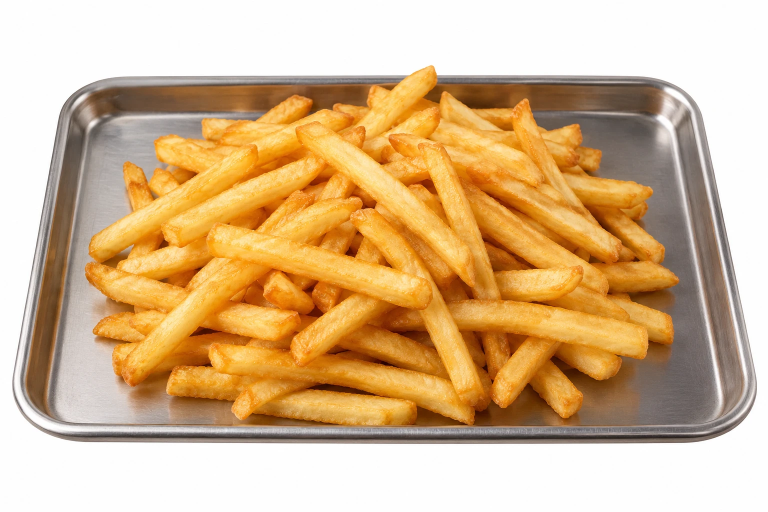
#> input picture tools/photos/demo/sources/frites-plateau.webp, 1536 x 1024 px (shown at 1/2 size); its folder holds 3 pictures in this run
$ python frites.py
#> lines starting #> are read from the running program, lines starting #| are printed output that depends on the picture; after the words box and inside, x2 and y2 are one past the last pixel; in counts of white or black regions, pixels touching at a corner belong together
### tools/photos/demo/plateaux.py
"""Détoure les aliments posés sur un plateau inox (photos de démo : frites, paysannes, viandes).

Le plateau est gris et lisse, les aliments sont colorés et texturés : couleur + texture suffisent.
"""
import cv2
import numpy as np

from commun import BRUTES


# Fond du plateau (même plateau, même cadrage sur les quatre photos) : ses parois reflètent
# les aliments, la couleur ne suffit pas à les écarter.
FLOOR = np.array([(178, 232), (1358, 232), (1452, 828), (84, 828)], np.int32)
RIM_TOP = 150  # au-dessus du rebord arrière : fond blanc, ou aliments qui dépassent


def cutout(name, sat=0.42, sat_tex=0.28, tex_min=7.0, holes=3000):
#> called with name = 'frites', sat = 0.42, sat_tex = 0.28, tex_min = 7, holes = 8000
    img = cv2.imread(str(BRUTES / f"{name}-plateau.webp"))
#> img is the input picture: shape (1024, 1536, 3); mean B, G, R 139.6, 181.8, 214.6
    hsv = cv2.cvtColor(img, cv2.COLOR_BGR2HSV).astype(np.float32)
    s, v = hsv[..., 1] / 255, hsv[..., 2] / 255
    gray = cv2.cvtColor(img, cv2.COLOR_BGR2GRAY).astype(np.float32)
    mu = cv2.blur(gray, (7, 7))
    tex = np.sqrt(np.maximum(cv2.blur(gray * gray, (7, 7)) - mu * mu, 0))
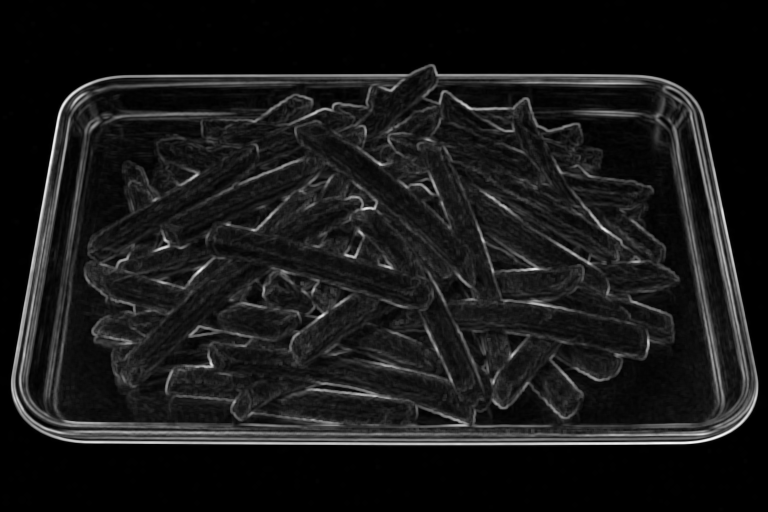
#> tex: shape (1024, 1536) float32 (shown at 1/2 size); min 0, max 70.95, mean 6.8; drawn with min black and max white
    m = (((s > sat) | ((s > sat_tex) & (tex > tex_min))) & (v > 0.18)).astype(np.uint8)
#> m: shape (1024, 1536); values 0 (black) and 1 (white), 45.6% white; 105 white regions (82 under 20 px), largest, box (x1, y1, x2, y2) and area: (169, 130, 1360, 856) 692634, (50, 327, 153, 836) 19041, (1410, 380, 1481, 736) 1403
    inside = np.zeros_like(m)
    cv2.fillPoly(inside, [FLOOR], 1)
#> inside: shape (1024, 1536); values 0 (black) and 1 (white), 48.4% white; 1 white region, box (x1, y1, x2, y2) and area: (84, 232, 1453, 829) 761175
    inside[:RIM_TOP] = 1
    # Devant la paroi arrière, seuls les aliments bien éclairés (la paroi est dans l'ombre).
    band = np.zeros_like(m)
    band[RIM_TOP:FLOOR[0][1]] = 1
    inside |= band & (v > 0.62) & (s > 0.35)
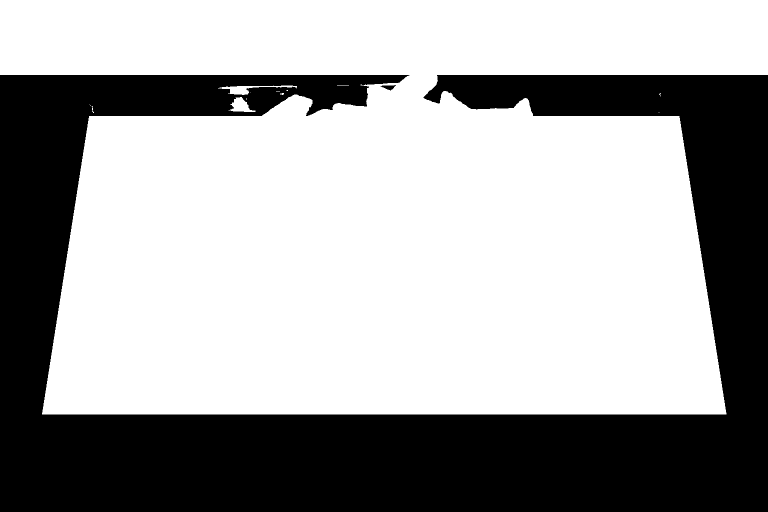
#> inside: shape (1024, 1536) (shown at 1/2 size); values 0 (black) and 1 (white), 64.4% white; 2 black regions, box (x1, y1, x2, y2) and area: (0, 150, 1536, 1024) 560442, (761, 170, 792, 181) 178
    m &= inside
#> m: shape (1024, 1536); values 0 (black) and 1 (white), 40.3% white; 47 white regions (35 under 20 px), largest, box (x1, y1, x2, y2) and area: (169, 130, 1360, 829) 629129, (85, 439, 146, 829) 1695, (436, 171, 594, 190) 954
    m = cv2.morphologyEx(m, cv2.MORPH_OPEN, np.ones((5, 5), np.uint8))
#> m: shape (1024, 1536); values 0 (black) and 1 (white), 40% white; 15 white regions, largest, box (x1, y1, x2, y2) and area: (169, 131, 1359, 829) 626743, (464, 195, 499, 224) 756, (460, 172, 497, 190) 586
    m = cv2.morphologyEx(m, cv2.MORPH_CLOSE, np.ones((5, 5), np.uint8))
#> m: shape (1024, 1536); values 0 (black) and 1 (white), 40.2% white; 11 white regions, largest, box (x1, y1, x2, y2) and area: (169, 131, 1359, 829) 629985, (464, 195, 499, 224) 765, (460, 172, 497, 190) 592
    # Les parois du plateau sont des bandes fines : une ouverture large les efface, puis on ne
    # garde que ce qui touche le cœur du tas (les bords des aliments restent nets).
    k = cv2.getStructuringElement(cv2.MORPH_ELLIPSE, (45, 45))
    core = cv2.morphologyEx(m, cv2.MORPH_OPEN, k)
#> core: shape (1024, 1536); values 0 (black) and 1 (white), 39.5% white; 1 white region, box (x1, y1, x2, y2) and area: (170, 136, 1350, 829) 622000
    n, lab, st, _ = cv2.connectedComponentsWithStats(core)
#> n = 2; st = [[0, 0, 1536, 1024, 950864], [170, 136, 1180, 693, 622000]]
    core = (lab == 1 + np.argmax(st[1:, cv2.CC_STAT_AREA])).astype(np.uint8)
    m = m & cv2.dilate(core, cv2.getStructuringElement(cv2.MORPH_ELLIPSE, (13, 13)))
#> m: shape (1024, 1536); values 0 (black) and 1 (white), 39.9% white; 2 white regions (1 under 20 px), largest, box (x1, y1, x2, y2) and area: (169, 131, 1356, 829) 627426
    # Petits trous seulement (les grands laissent voir le plateau : on les garde transparents).
    inv = 1 - m
    n, lab, st, _ = cv2.connectedComponentsWithStats(inv)
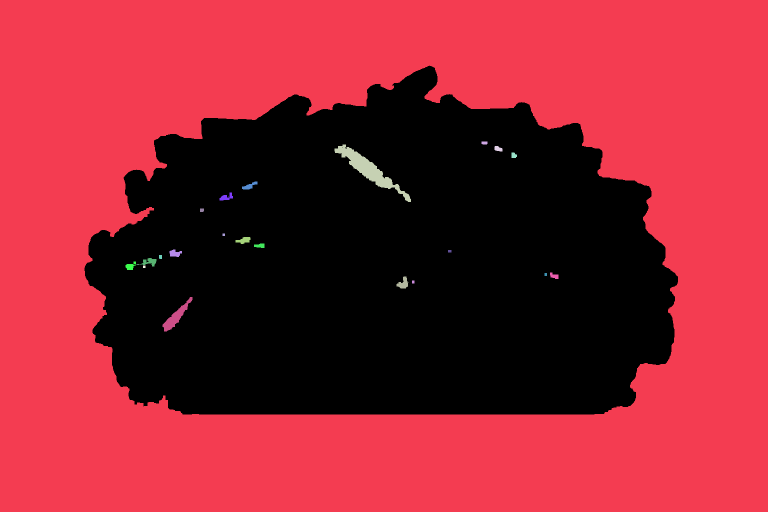
#> lab: shape (1024, 1536) int32 (shown at 1/2 size); 25 distinct labels, from 0 to 24; one colour per label, 0 black
#> n = 25; st = 25 rows, first 6: [169, 131, 1187, 698, 627427], [0, 0, 1536, 1024, 937939], [963, 283, 12, 6, 69], [669, 289, 153, 115, 3698], [989, 292, 16, 11, 132], [1023, 305, 11, 11, 101]
    for k in range(1, n):
        if st[k, cv2.CC_STAT_AREA] < holes:
            m[lab == k] = 1
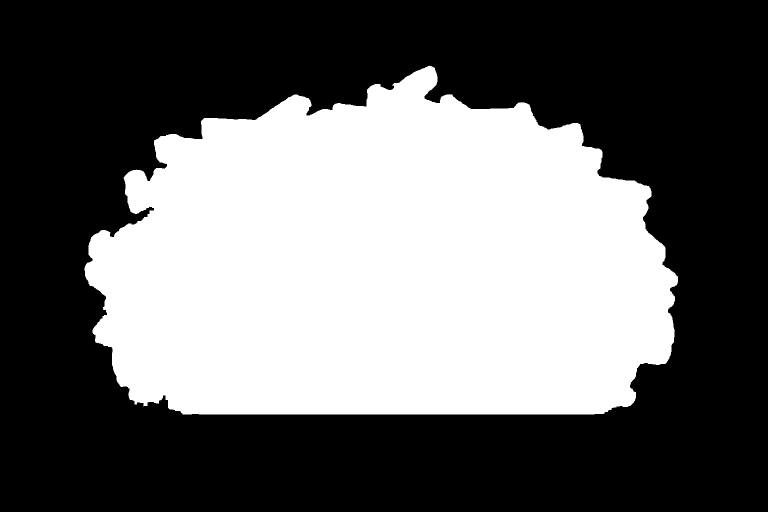
#> m: shape (1024, 1536) (shown at 1/2 size); values 0 (black) and 1 (white), 40.4% white; 1 white region, box (x1, y1, x2, y2) and area: (169, 131, 1356, 829) 634925
    a = cv2.GaussianBlur(m.astype(np.float32), (0, 0), 1.2)
    a = np.clip((a - 0.2) / 0.6, 0, 1)
    rgb = img[..., ::-1].astype(np.float32) / 255
    return np.dstack([rgb, a])
#> in crop_alpha, `return img[ys.min() : ys.max() + 1, xs.min() : xs.max() + 1]`:
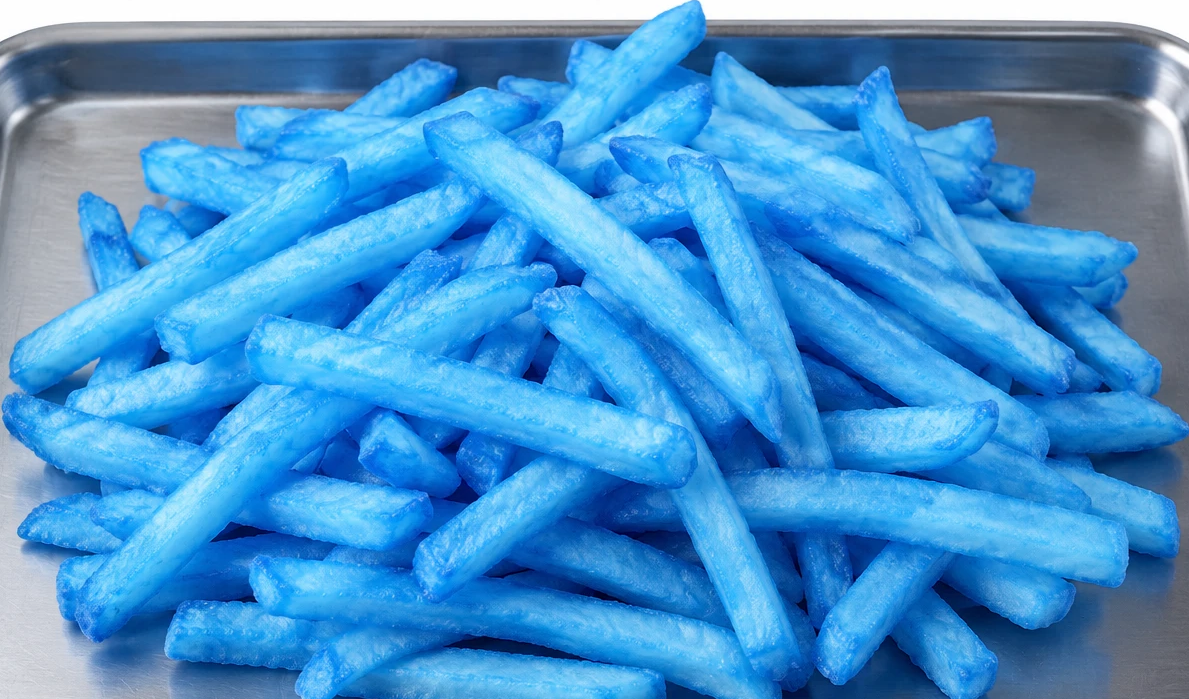
#> returned value: shape (699, 1189, 4) float32; mean of channels 0, 1, 2, 3 0.806, 0.58, 0.282, 0.764; drawn as B, G, R


# [9 lines that do not run on import are left out]

### tools/photos/demo/commun.py
"""Outils communs aux images de démonstration (en attendant la séance photo)."""
import json
from pathlib import Path

import numpy as np
from PIL import Image
from scipy import ndimage as ndi

ROOT = Path(__file__).resolve().parents[3]
OUT = ROOT / "public/photos"
MANIFEST = ROOT / "src/data/photos.json"
BRUTES = Path(__file__).resolve().parent / "sources"
PX = 30  # px par cm, comme la chaîne de traitement
rng = np.random.default_rng(1994)


def load(name):
    return np.asarray(Image.open(OUT / f"{name}.webp").convert("RGBA")).astype(np.float32) / 255


def hexrgb(h):
    h = h.lstrip("#")
    return np.array([int(h[i : i + 2], 16) / 255 for i in (0, 2, 4)], np.float32)


# [14 lines left out: function noise, not called in this run]


def blur(a, s):
    return ndi.gaussian_filter(a, s)


# [6 lines left out: function shade, not called in this run]


def save(name, rgba, supersample=1, synthese=True, crop=True):
#> called with name = 'frites', supersample = 1, synthese = False, crop = True
    rgba = np.clip(rgba, 0, 1)
    img = Image.fromarray((rgba * 255).round().astype(np.uint8), "RGBA")
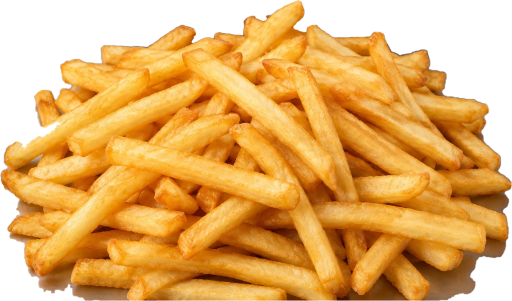
#> img: PIL image 512x301 RGBA; mean R, G, B, A 205.8, 148.1, 71.6, 194.8; transparent parts drawn white
    if supersample > 1:
        img = img.resize((img.width // supersample, img.height // supersample), Image.LANCZOS)
    # Recadrage sur les pixels visibles (marge 3 %)
    a = np.asarray(img)[:, :, 3]
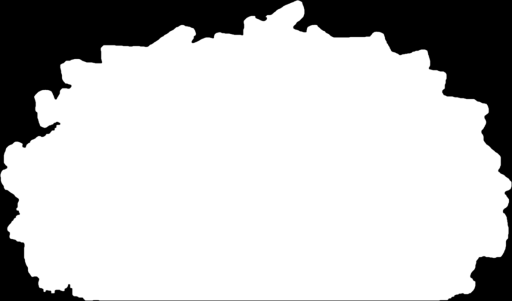
#> a: shape (301, 512); min 0, max 255, mean 194.8
    ys, xs = np.nonzero(a > 8)
    if crop and len(xs):
        m = int(max(img.width, img.height) * 0.02)
#> m = 10
        img = img.crop((max(0, xs.min() - m), max(0, ys.min() - m), min(img.width, xs.max() + m + 1), min(img.height, ys.max() + m + 1)))
    img.save(OUT / f"{name}.webp", "WEBP", quality=84, alpha_quality=90, method=5)
#> (the run stopped early here; a loop or call above may not have finished)
